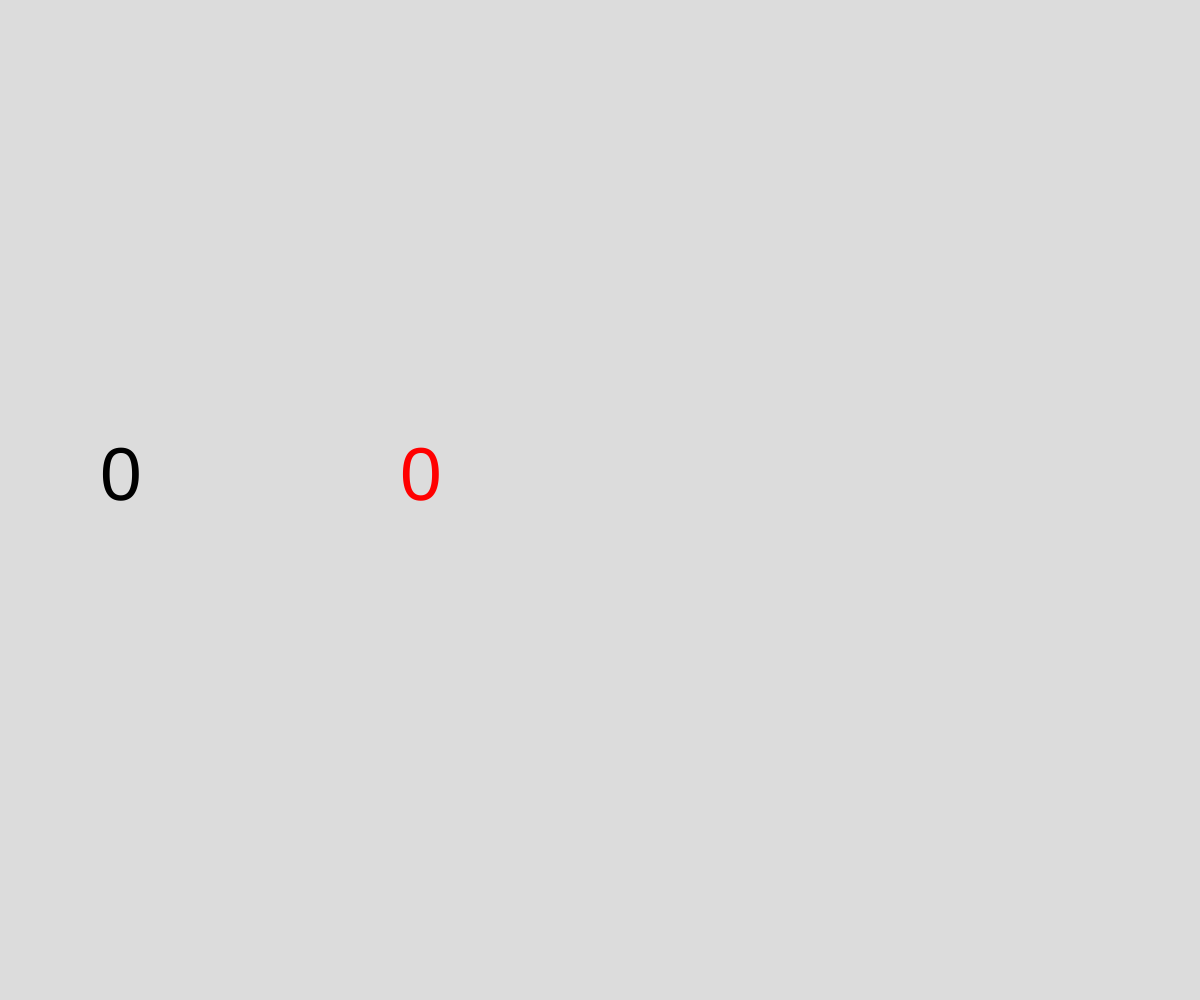
Frame 1 (no input)
Frame 60 (no input): identical to frame 1, image omitted
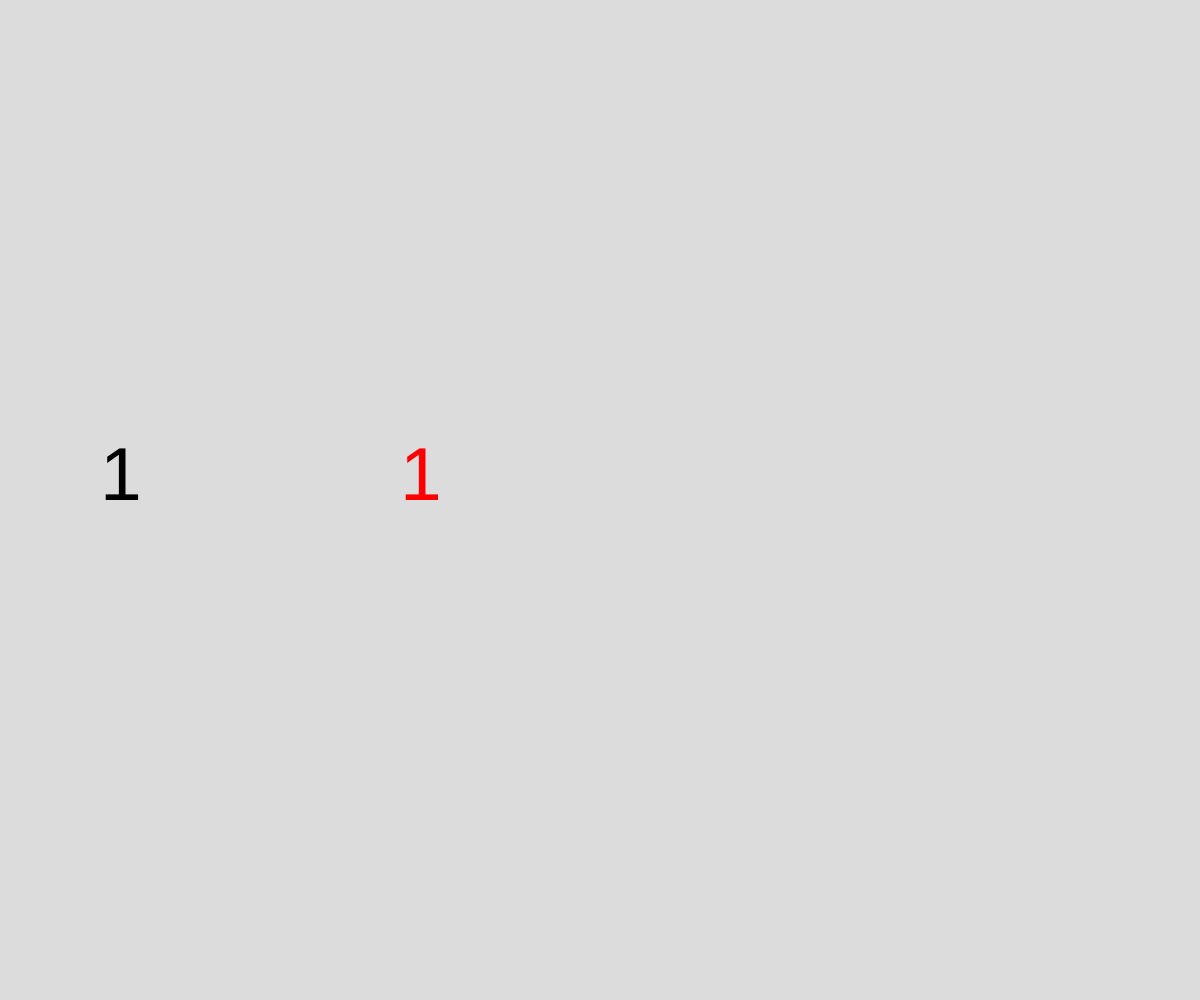
Frame 120 (the mouse pressed at the canvas centre since frame 60)

The p5.js sketch that drew these frames (run headless with seeded random() and noise() and a simulated clock; from frame 60 on, the mouse is pressed at the canvas centre):

// p5.js sketch
// ── sketch.js
// Project Title
// Your Name
// Date
//
// Extra for Experts:
// - describe what you did to take this project "above and beyond"

let number_of_clicks = 0;
let highestClick = 0;

function setup() {
  createCanvas(windowWidth, windowHeight);
  //only get the highest score if it exists
  if (getItem("highest")){
    highestClick = getItem("highest");
  }
}

function draw() {
  background(220);
  displayClicks();
  displayHighest();
}

function mousePressed(){
  number_of_clicks++;
  if(number_of_clicks > highestClick){
    highestClick = number_of_clicks;
    storeItem("highest", highestClick);
  }
}

function displayClicks(){
  fill("black");
  textSize(75);
  text(number_of_clicks, 100, height/2);
}

function displayHighest(){
  fill("red");
  textSize(75);
  text(highestClick, 400, height/2);
}
